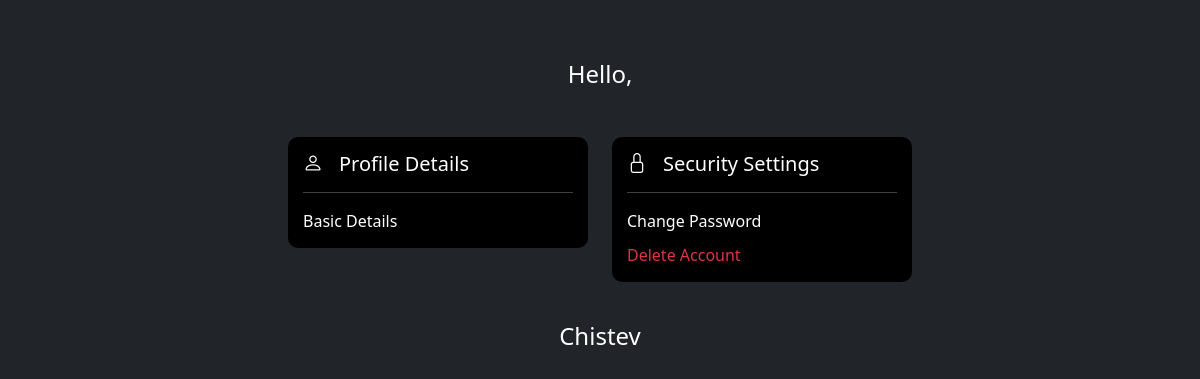
Page /accounts/account_management/ (signed in) on the earlier database version.
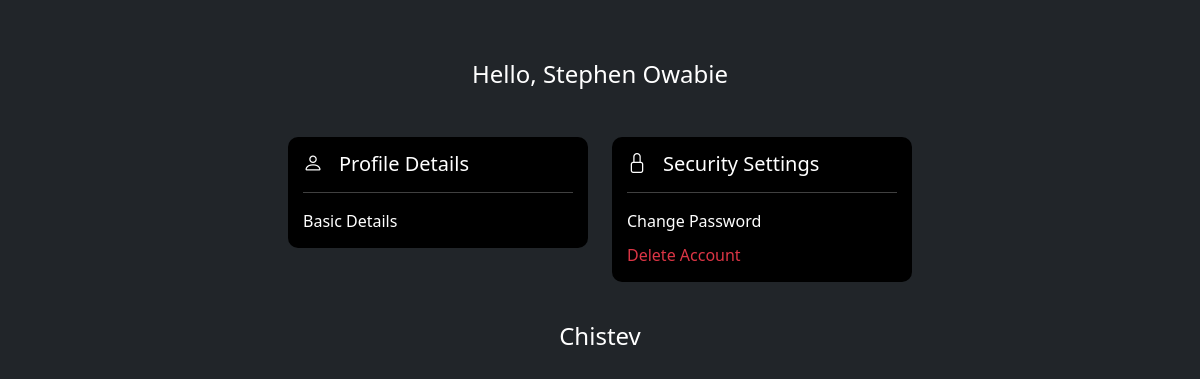
Same page on the later database version.
### accounts/models.py (models this page shows, shortened)
class PersonalDetails(models.Model):
    user = models.OneToOneField(CustomUser, on_delete=models.CASCADE, related_name='personal_details')
    first_name = models.CharField(max_length=255)
    middle_name = models.CharField(max_length=255, blank=True)  # Allow blank since middle name might not be present
    last_name = models.CharField(max_length=255)
    security_code = models.CharField(max_length=4, blank=True, null=True)
    security_code_expiration = models.DateTimeField(blank=True, null=True)

### accounts/views.py (the view)
    def wrapper(request, *args, **kwargs):
        if not request.user.is_authenticated:
            return redirect('accounts:login_or_register')
        return view_func(request, *args, **kwargs)

### accounts/views.py (called while the page is built)
def redirect_to_login_or_register(view_func):
    def wrapper(request, *args, **kwargs):
        if not request.user.is_authenticated:
            return redirect('accounts:login_or_register')
        return view_func(request, *args, **kwargs)
    return wrapper

@redirect_to_login_or_register
def account_management(request):
    user = request.user  # Get the logged-in user
    try:
        personal_details = user.personal_details
    except ObjectDoesNotExist:
        personal_details = None
    return render(request, 'accounts/account_management.html', {'user': user, 'personal_details': personal_details})

### accounts/templates/accounts/account_management.html
{% extends 'accounts/base.html' %}
{% block content %}
<h4>Hello, {{ personal_details.first_name }} {{ personal_details.last_name }}</h4>
<div class="container mt-5">
    <div class="row">
        <div class="col-lg-6 col-md-6 mb-4 col-7 mx-auto">
            <div class="black-card my-account-card ms-auto">
                <div class="card-body">
                    <h5 class="card-title d-flex"><i class="bi bi-person me-3"></i>Profile Details</h5>
                    <hr>
                    <ul class="custom-list">
                        <li><a href="{% url 'accounts:basic_details' %}" class="nav-link">Basic Details</a></li>
                    </ul>
                </div>
            </div>
        </div>
        <div class="col-lg-6 col-md-6 col-7 mb-4 mx-auto">
            <div class="black-card my-account-card me-auto">
                <div class="card-body">
                    <h5 class="card-title d-flex"><i class="bi bi-lock me-3"></i>Security Settings</h5>
                    <hr>
                    <ul class="custom-list">
                        <li><a href="{% url 'accounts:change_password' %}" class="nav-link">Change Password</a></li>
                        <li class="delete-account"><a href="{% url 'accounts:delete_account' %}" class="nav-link text-danger delete-account">Delete Account</a></li>
                    </ul>
                </div>
            </div>
        </div>
    </div>
</div>
{% endblock %}

Differences in the rows shown:
added PersonalDetails: first_name "Stephen", last_name "Owabie"
